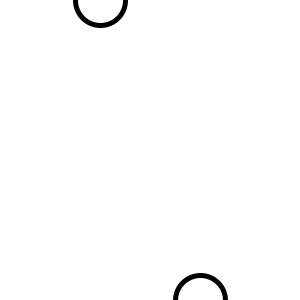
Frame 1 (no input)
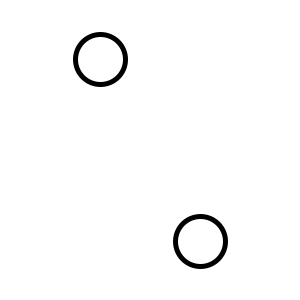
Frame 60 (the mouse pressed at the canvas centre just before this capture)
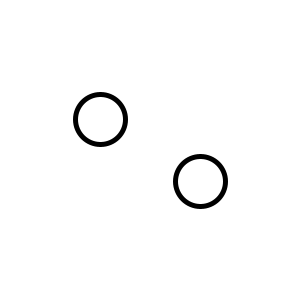
Frame 120 (the mouse held since frame 60 and released just before this capture)

The Processing sketch that drew these frames (run headless with seeded random() and noise(); from frame 60 on, the mouse is pressed at the canvas centre):

// Processing sketch: two_circles
// ── two_circles.pde
//Animation #6 circle moving opposite way 

//defin variable here 
int x,y;
void setup() {
  size (300,300);
  x=0; // set up fist variable 
  y=300; // set up second variable 
  strokeWeight (5);
} // --- end of setup --- 

void draw() {
  background(255);
  ellipse (100, x, 50,50);
  x=x+1;
  if (x>350){
    x=-50;
  }
  ellipse(200,y,50,50);
  y=y-1;
  if (y<-50){
    y=350;
  }
} // ---end of draw---
